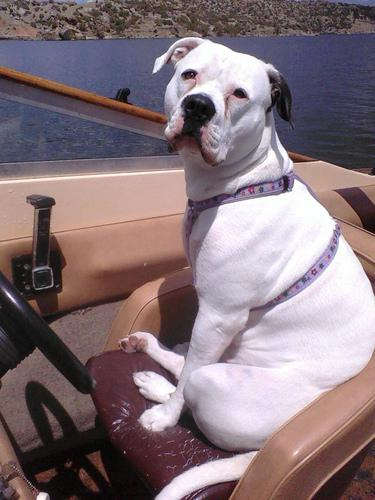
#> input picture dog/american_bulldog_116_jpg.rf.13b4a97f7509e4805f4814cfb9ab63d4.jpg, 375 x 500 px, given as the content of the folder D:/internship/train, which was not available
$ python svm.py
#> lines starting #> are read from the running program, lines starting #| are printed output that depends on the picture
import numpy as np
import pandas as pd
import os
import cv2
from sklearn.model_selection import train_test_split
from sklearn.svm import SVC
from sklearn.metrics import classification_report, confusion_matrix
from sklearn.preprocessing import StandardScaler
from sklearn.pipeline import make_pipeline
from tqdm import tqdm

# Define paths
train_dir = 'D:\\internship\\train'  # Adjust this to your actual path


# Initialize lists for images and labels
images = []
labels = []

# Load images and labels
for filename in tqdm(os.listdir(train_dir)):
    if filename.endswith('.jpg'):
        img_path = os.path.join(train_dir, filename)
        img = cv2.imread(img_path)
#> img is the input picture: shape (500, 375, 3); mean B, G, R 122.5, 116.3, 133.1
        img = cv2.resize(img, (64, 64))  # Resize to 64x64
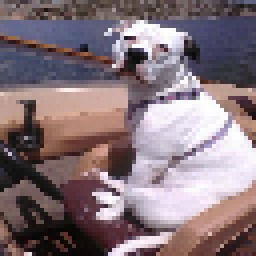
#> img: shape (64, 64, 3) (shown 4 times larger); mean B, G, R 122.2, 116.1, 132.8
        images.append(img.flatten())  # Flatten the image
        label = 1 if 'dog' in filename else 0  # Label: 1 for dog, 0 for cat
        labels.append(label)

# Convert to numpy arrays
X = np.array(images)
y = np.array(labels)

# Check counts of labels
unique, counts = np.unique(labels, return_counts=True)
print("Label counts:", dict(zip(unique, counts)))

# Split the data into training and testing sets
#> (the run stopped early here; a loop or call above may not have finished)

$ run again, on dog/american_bulldog_149_jpg.rf.2e1409cf0481360ea7dea93bc4f66f45.jpg
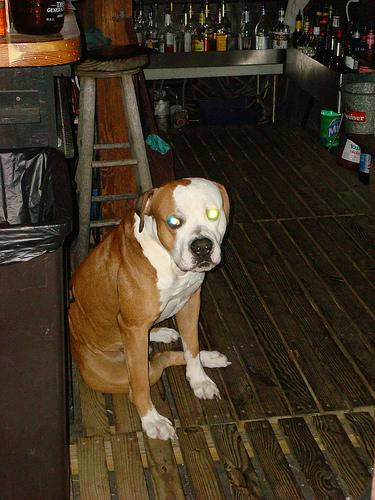
#> input picture dog/american_bulldog_149_jpg.rf.2e1409cf0481360ea7dea93bc4f66f45.jpg, 375 x 500 px, given as the content of the folder D:/internship/train, which was not available
#> img is the input picture: shape (500, 375, 3); mean B, G, R 35.7, 52.4, 65
#> `img = cv2.resize(img, (64, 64))`:
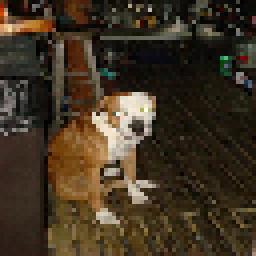
#> img: shape (64, 64, 3) (shown 4 times larger); mean B, G, R 35.3, 52.1, 64.7

$ run again, on dog/american_bulldog_15_jpg.rf.203ca553122b6550e27f9be376422eea.jpg
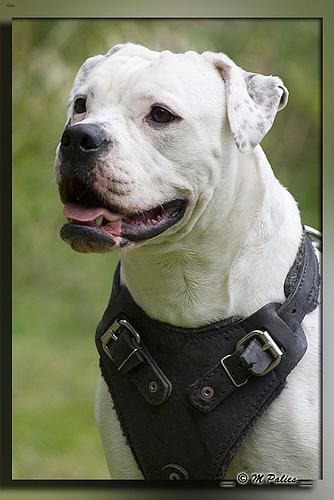
#> input picture dog/american_bulldog_15_jpg.rf.203ca553122b6550e27f9be376422eea.jpg, 334 x 500 px, given as the content of the folder D:/internship/train, which was not available
#> img is the input picture: shape (500, 334, 3); mean B, G, R 99.5, 120.6, 118.3
#> `img = cv2.resize(img, (64, 64))`:
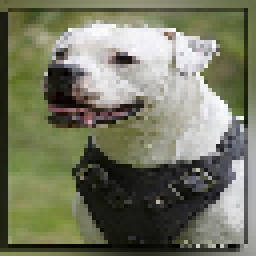
#> img: shape (64, 64, 3) (shown 4 times larger); mean B, G, R 98.6, 119.5, 117.2

$ run again, on dog/american_bulldog_169_jpg.rf.63d3bbe9b0e5d2e074b70aeacce1d372.jpg
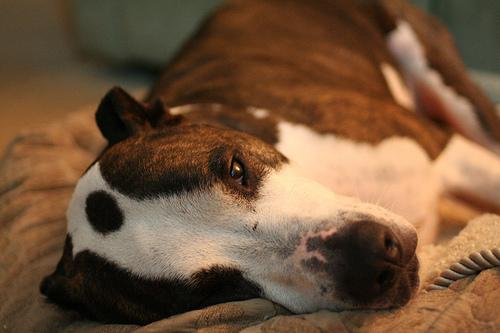
#> input picture dog/american_bulldog_169_jpg.rf.63d3bbe9b0e5d2e074b70aeacce1d372.jpg, 500 x 333 px, given as the content of the folder D:/internship/train, which was not available
#> img is the input picture: shape (333, 500, 3); mean B, G, R 58.4, 84.2, 114.3
#> `img = cv2.resize(img, (64, 64))`:
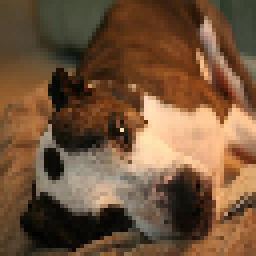
#> img: shape (64, 64, 3) (shown 4 times larger); mean B, G, R 58.4, 84.2, 114.3
